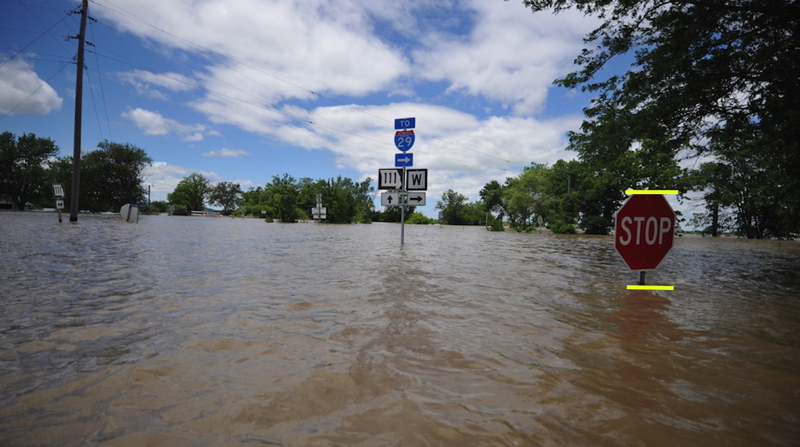
#> input picture Combine/test_image15.jpg, 800 x 447 px
$ python -i Segmentation.py   (imports and definitions only)   (Python 2 division)   (older library calls are emulated)
#> lines starting #> are read from the running program, lines starting #| are printed output that depends on the picture; after the words box and inside, x2 and y2 are one past the last pixel; in counts of white or black regions, pixels touching at a corner belong together
'''
Performs segmentation of images
'''

from skimage.transform import hough_line, hough_line_peaks
from skimage import color, feature, filters, segmentation
from skimage.segmentation import mark_boundaries
import numpy as np
import sys
import matplotlib.pyplot as plt
from matplotlib import colors

# Caffe is not in the system path so we have add it everytime
caffe_root = '/Users/johnkimnguyen/caffe/'
sys.path.insert(0, caffe_root + 'python')
import caffe

# Use CPU only more for Caffe
# [1 line not run here, left out]

# [305 lines left out: functions SLIC, plot_segments, Quickshift, processPrototxt, load_FCN, get_transformer and 3 more, not called in this run]

def Hough(image, filter='Canny', sigma=3, show=False):
    '''
    Read in an image and get the peak Hough line

    Parameters:
        image: The image to be read
        filter: Set whether to use Canny (default) or Sobel edge detection
        sigma: Sensitivity for Canny
        show: boolean to show the plot Hough plot

    Return:
        max_peak: The horizon line corresponding to the max peak
        edges: the edges
    '''
#> called with filter = 'Canny', sigma = 3, show = False
    img_gray = color.rgb2gray(image) # Grayscale
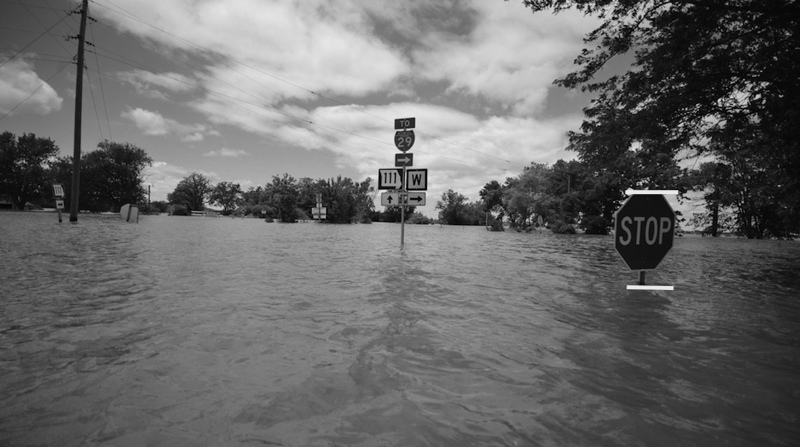
#> img_gray: shape (447, 800) float64; min 0, max 0.931, mean 0.419

    if (filter == 'Canny'):
        # Edge detection
        edges = feature.canny(img_gray, sigma=3) # Canny
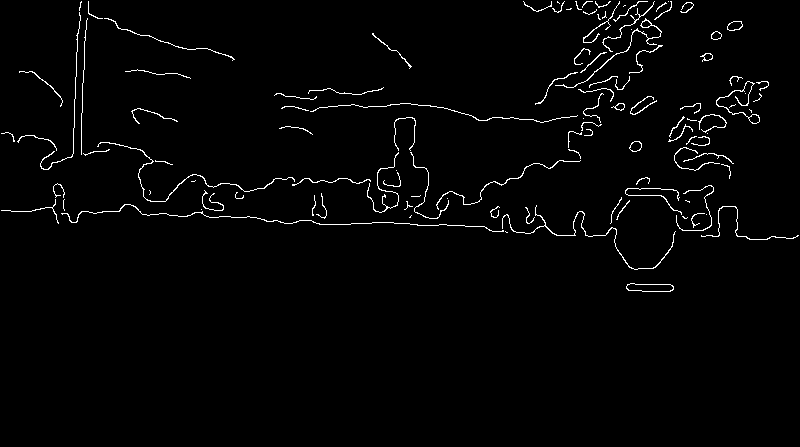
#> edges: shape (447, 800) bool; 1.9% white in thin lines or dots, all inside (x1, y1, x2, y2) = (1, 1, 799, 292)
    if (filter == 'Sobel'):
        edges = filters.sobel(img_gray) # Use Sobel

    # Hough transformation
    h, theta, d = hough_line(edges)
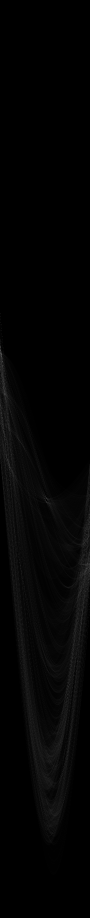
#> h: shape (1835, 180) uint64 (shown at 1/2 size); min 0, max 167, mean 3.7
#> theta = 180 values from -1.57 to 1.55; d = 1835 values from -917 to 917

    # Get the max_peak
    max_peak = hough_line_peaks(h, theta, d, num_peaks=1)
#> max_peak = ([167], [-1.54], [-209])

    if(show):
        fig = plt.figure()
        plt.imshow(np.log(1 + h), extent=[np.rad2deg(theta[-1]), np.rad2deg(theta[0]), d[-1], d[0]],
                   cmap=plt.cm.gray, aspect=1 / 1.5)

    return max_peak, edges

# [76 lines left out: functions Hough_plot, visualize_weights, not called in this run]

>>> import cv2
>>> picture = cv2.cvtColor(cv2.imread('Combine/test_image15.jpg'), cv2.COLOR_BGR2RGB)
>>> result = Hough(picture)
